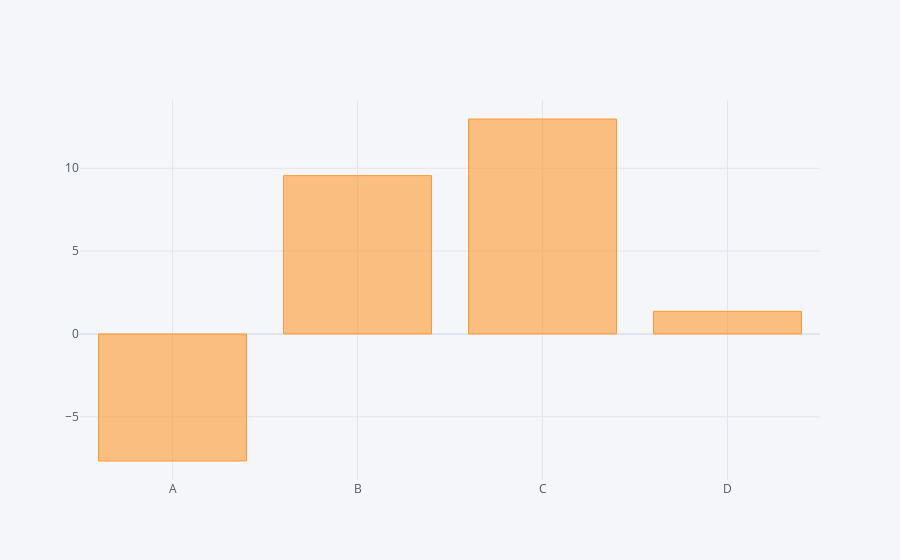

The code cell stored with this chart in its notebook:
### Code cell
df.sum().iplot(kind='bar')

### Figure 1 — Plotly figure (JSON) as saved in the notebook; plotly's stock layout.template omitted (floating-point values rounded to 4 significant figures)
{"data": [{"marker": {"color": "rgba(255, 153, 51, 0.6)", "line": {"color": "rgba(255, 153, 51, 1.0)", "width": 1}}, "name": "None", "orientation": "v", "text": "", "type": "bar", "x": ["A", "B", "C", "D"], "y": [-7.665, 9.555, 12.97, 1.366]}], "layout": {"legend": {"bgcolor": "#F5F6F9", "font": {"color": "#4D5663"}}, "paper_bgcolor": "#F5F6F9", "plot_bgcolor": "#F5F6F9", "title": {"font": {"color": "#4D5663"}}, "xaxis": {"gridcolor": "#E1E5ED", "showgrid": true, "tickfont": {"color": "#4D5663"}, "title": {"font": {"color": "#4D5663"}, "text": ""}, "zerolinecolor": "#E1E5ED"}, "yaxis": {"gridcolor": "#E1E5ED", "showgrid": true, "tickfont": {"color": "#4D5663"}, "title": {"font": {"color": "#4D5663"}, "text": ""}, "zerolinecolor": "#E1E5ED"}}}
